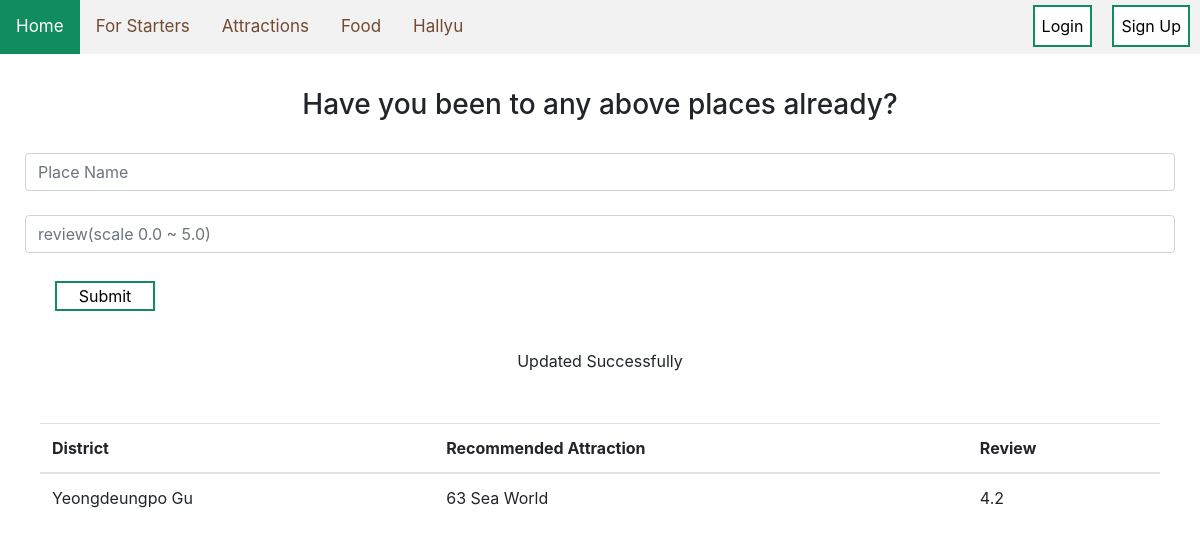
The page /page2_review_transaction.php?name=63 Sea World on the database its author committed.
### tables this page shows
create table major_attr (
  gu varchar(30),
  name varchar(50) not null,
  season varchar(30),
  accompany varchar(30),
  review float,
  primary key(name),
  foreign key(gu) references visitor_gu (gu)
);

### page2_review_transaction.php (the view, shortened to what this page needs)
<?php include("base.php")?>
<html>
<head>
  <link rel="stylesheet" href = './style.css'>
</head>
<div class= "container">
<form action="page2_review_transaction.php" method="GET">
  <br>
  <h3 class="text-center"> Have you been to any above places already? </h3><br>
  <div class="row">
      <input type="text" name="name" class="form-control" placeholder="Place Name">
    </div>
<br>
    <div class="row">
      <input type="number" name="review" placeholder="review(scale 0.0 ~ 5.0)" class="form-control" data-decimals="1" min="0" max="5" step="0.5"/>
    </div>
<br>
      <div class="col-auto my-1">
        <button type="submit" class="button button1">Submit</button>
      </div>
        </div>
<br>
</html>
<?php
include_once 'includes/dbhc.inc.php';
mysqli_autocommit($conn, FALSE);
$query_success = TRUE;
$name =  $_GET['name'];
$sql = "
SELECT gu, name, review
FROM major_attr
WHERE name = ?;";
$stmt = mysqli_prepare($conn, $sql);
mysqli_stmt_bind_param($stmt, 's', $name);
if(!mysqli_stmt_execute($stmt)) $query_success=FALSE;
if($query_success){
  $res = mysqli_stmt_get_result($stmt);
  while($row = mysqli_fetch_assoc($res)){
    echo "<p class='text-center'>Updated Successfully</p>";
    echo "<br><div class='container'>";
    echo "<table class='table'>";
    echo"   <thead>
            <tr>
            <th scope='col'>District</th>
            <th scope='col'>Recommended Attraction</th>
            <th scope='col'>Review</th>
            </tr>
            </thead>";
    echo "<tbody>";
    $gu = $row['gu'];
    $name = $row['name'];
    $review = $row['review'];
    echo "<tr>";
    echo "<td>" . $gu . " Gu </td>";
    echo "<td>" . $name . "</td>";
    echo "<td>" . $review . "</td>";
    echo "</tr>";
    echo "</tbody>";
    echo "</table>";
    echo "</div>";
  }
}
else{
  echo "Error";
  mysqli_rollback($conn);
}
?>

### style.css (style rules this page uses)
body { margin: 0; font: 'Times New Roman', Times, serif; }
.container { padding: 10px; }
.button1 { background-color: white; color: black; border: 2px solid #118c5f; width: 100px; margin-right: 20px; }

### rows shown on the page
major_attr: gu "Yeongdeungpo", name "63 Sea World", review "4.2"
